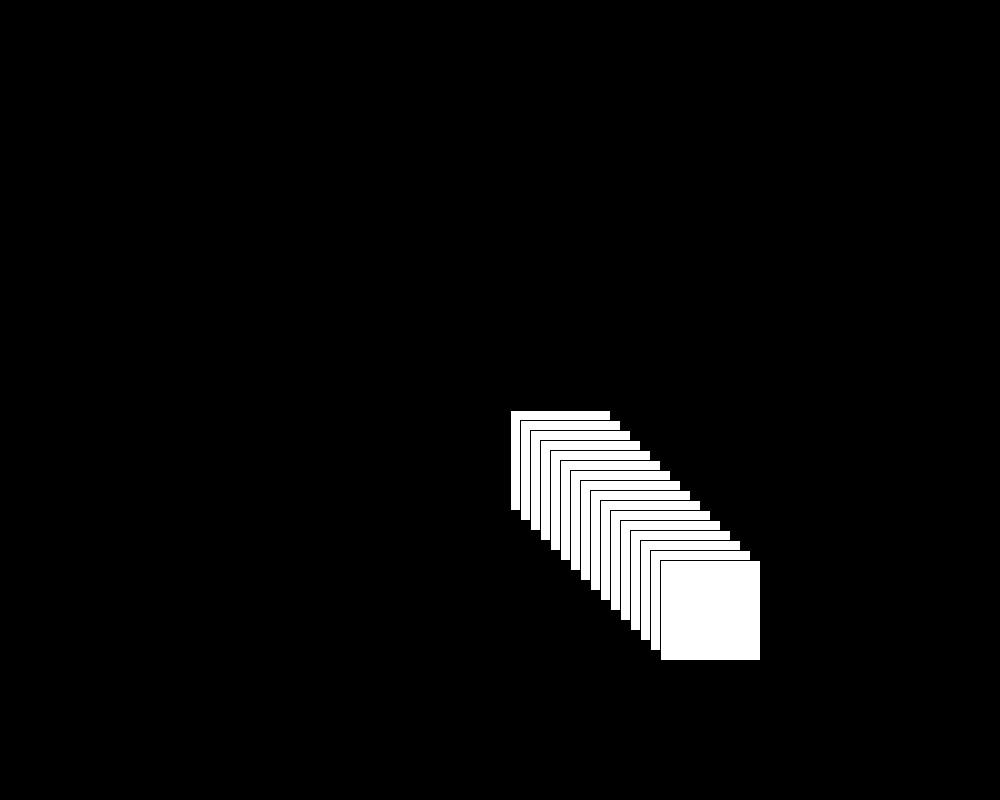
Frame 1 (no input)
Frame 60 (the mouse pressed at the canvas centre just before this capture): identical to frame 1, image omitted
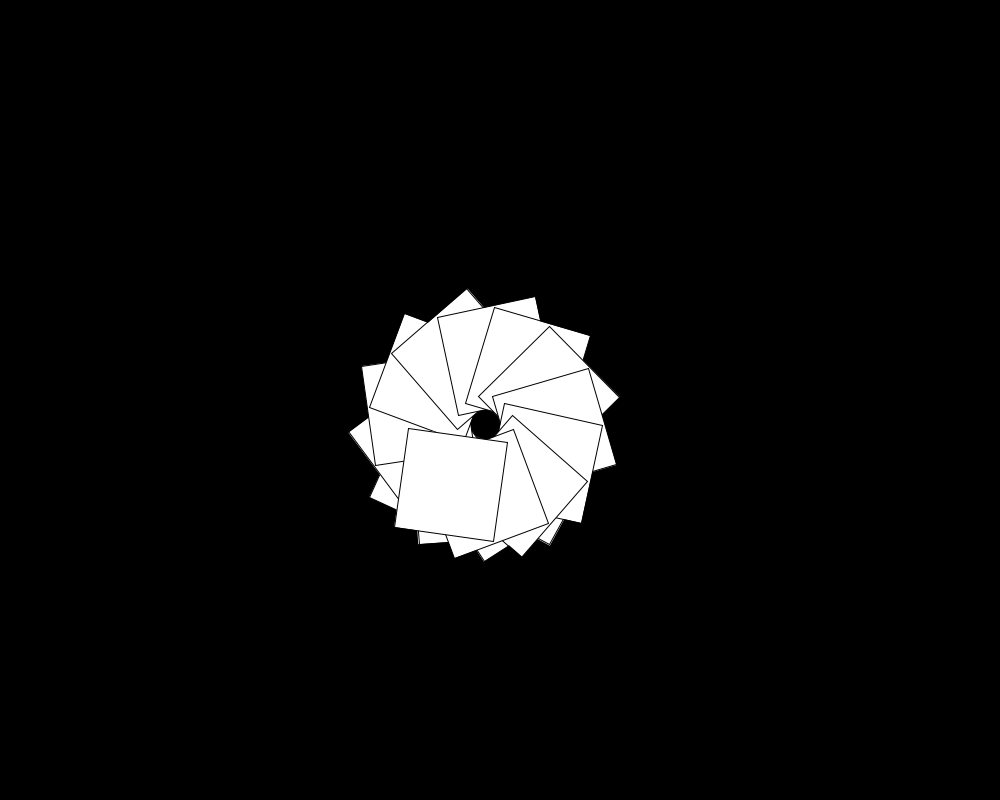
Frame 120 (the mouse held since frame 60 and released just before this capture)

The Processing sketch that drew these frames (run headless with seeded random() and noise(); from frame 60 on, the mouse is pressed at the canvas centre):

// Processing sketch: ejemplo2_recursion
// ── ejemplo2_recursion.pde
void setup() {
  size(1000, 800);
}
void dibujar(int contador){
  translate(10,10);
  rotate(map(mouseX, 0, width, 0, 1));
  rect(0,0,100,100);
  if(contador > 0){
    contador --;
    dibujar(contador);
  }
}
void draw() {
  translate(width/2, height/2);
  background(0);
  dibujar(15);
}
